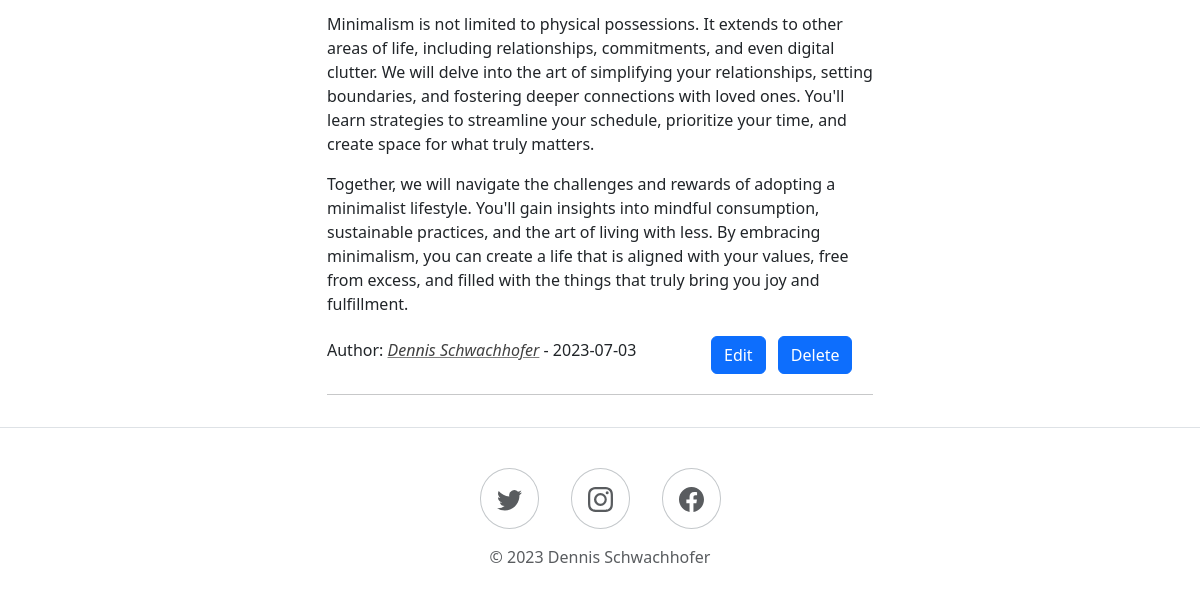
Page /post/1 (signed in, lower part) on the earlier database version.
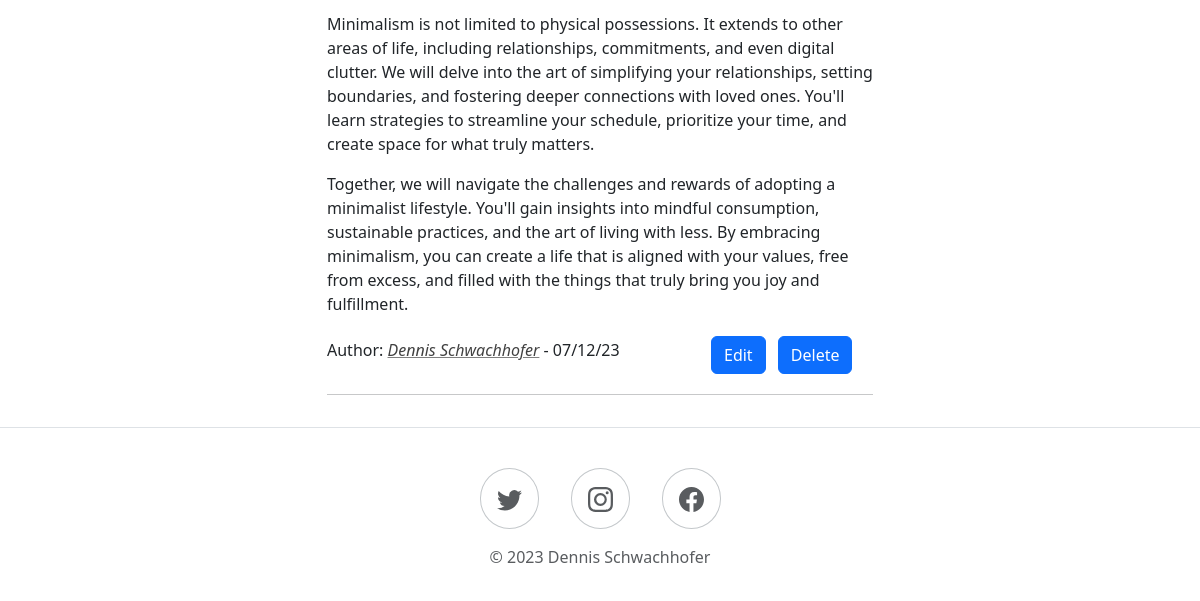
Same page on the later database version.
### scripts/db_handler.py (models this page shows)
class BlogPost(db.Model):
    __tablename__ = "blog_posts"
    id = db.Column(db.Integer, primary_key=True)
    author_id = db.Column(db.Integer, db.ForeignKey("users.id"))
    author = db.relationship("User", back_populates="posts")
    title = db.Column(db.String(250), nullable=False)
    subtitle = db.Column(db.String(250), nullable=False)
    date = db.Column(db.String(250), nullable=False)
    body = db.Column(db.Text, nullable=False)
    image_url = db.Column(db.String(250), nullable=False)
    comments = db.relationship("Comment", back_populates="parent_post")

### main.py (the view)
@app.route("/post/<post_id>")
def show_post(post_id):
    post = db_handler.get_post_from_id(post_id)
    image_url = post.image_url
    if not image_url:
        image_url = "https://images.unsplash.com/photo-1499810631641-541e76d678a2?ixlib=rb-4.0.3&ixid=M3wxMjA3fDB8MHxwaG90by1wYWdlfHx8fGVufDB8fHx8fA%3D%3D&auto=format&fit=crop&w=3270&q=80"
    if current_user.is_authenticated:
        return render_template("post.html", title=post.title, subtitle=post.subtitle, image_url=image_url, post=post, post_id=post_id, logged_in=current_user.is_authenticated, is_admin=check_for_admin())
    return redirect(url_for("home", new_title="Access not authorized", new_subtitle="please log in or register to view posts."))

### main.py (called while the page is built)
@login_manager.user_loader
def load_user(user_id):
    return db_handler.get_user_from_id(user_id)

def check_for_admin():
    user_id = 0
    if current_user.is_authenticated:
        user_id = current_user.id
    if user_id==1:
        return True
    else:
        return False

@app.context_processor
def inject_current_year():
    return {"current_year": date.today().year}

### scripts/db_handler.py (called while the page is built)
    def get_post_from_id(self, id):
        post = BlogPost.query.get(id)
        return post

    def get_user_from_id(self, id):
        user = User.query.get(id)
        return user

### templates/post.html
{% include "header.html" %}
{{post.body|safe}}
<div class="row">
  <div class="col-lg-8 col-md align-self-end">
    <p>Author: <a href="#"
        class="link-body-emphasis link-opacity-75 link-underline-opacity-50"><em>{{post.author.username}}</a></em> -
      {{post.date}}</p>
  </div>
  {% if logged_in and is_admin %}
  <div class="col-lg-4 col-md">
    <a href="{{url_for('edit_post', post_id=post_id)}}"><button class="btn btn-primary m-1">Edit</button></a>
    <a href="{{url_for('delete_post', post_id=post_id)}}"><button class="btn btn-primary m-1">Delete</button></a>
  </div>
  {% endif %}
</div>
<hr>
{%include "footer.html"%}

Differences in the rows shown:
changed BlogPost: date "2023-07-03" → "07/12/23"
